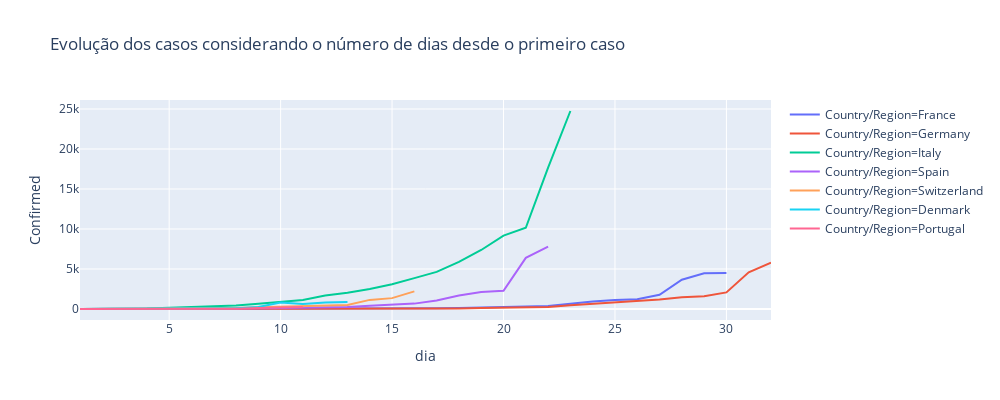

Notebook code cell kept with this figure:
### Code cell
fig = px.line(temp, x="dia", y="Confirmed", color = 'Country/Region',height=400,width=1000,
             title='Evolução dos casos considerando o número de dias desde o primeiro caso')
fig.show()

### Figure 1 — Plotly figure (JSON) as saved in the notebook; plotly's stock layout.template omitted (floating-point values rounded to 4 significant figures)
{"data": [{"hoverlabel": {"namelength": 0}, "hovertemplate": "Country/Region=France<br>dia=%{x}<br>Confirmed=%{y}", "legendgroup": "Country/Region=France", "line": {"color": "#636efa", "dash": "solid"}, "mode": "lines", "name": "Country/Region=France", "showlegend": true, "type": "scatter", "x": [1, 2, 3, 4, 5, 6, 7, 8, 9, 10, 11, 12, 13, 14, 15, 16, 17, 18, 19, 20, 21, 22, 23, 24, 25, 26, 27, 28, 29, 30], "xaxis": "x", "y": [2, 3, 3, 3, 4, 5, 5, 5, 6, 11, 11, 12, 14, 18, 38, 57, 100, 130, 191, 204, 285, 377, 653, 949, 1126, 1209, 1784, 3661, 4469, 4499], "yaxis": "y"}, {"hoverlabel": {"namelength": 0}, "hovertemplate": "Country/Region=Germany<br>dia=%{x}<br>Confirmed=%{y}", "legendgroup": "Country/Region=Germany", "line": {"color": "#EF553B", "dash": "solid"}, "mode": "lines", "name": "Country/Region=Germany", "showlegend": true, "type": "scatter", "x": [1, 2, 3, 4, 5, 6, 7, 8, 9, 10, 11, 12, 13, 14, 15, 16, 17, 18, 19, 20, 21, 22, 23, 24, 25, 26, 27, 28, 29, 30, 31, 32], "xaxis": "x", "y": [4, 4, 4, 5, 8, 10, 12, 13, 14, 16, 16, 16, 16, 17, 27, 46, 48, 79, 130, 159, 196, 262, 482, 670, 799, 1040, 1176, 1457, 1600, 2078, 4585, 5795], "yaxis": "y"}, {"hoverlabel": {"namelength": 0}, "hovertemplate": "Country/Region=Italy<br>dia=%{x}<br>Confirmed=%{y}", "legendgroup": "Country/Region=Italy", "line": {"color": "#00cc96", "dash": "solid"}, "mode": "lines", "name": "Country/Region=Italy", "showlegend": true, "type": "scatter", "x": [1, 2, 3, 4, 5, 6, 7, 8, 9, 10, 11, 12, 13, 14, 15, 16, 17, 18, 19, 20, 21, 22, 23], "xaxis": "x", "y": [2, 3, 20, 62, 155, 229, 322, 453, 655, 888, 1128, 1694, 2036, 2502, 3089, 3858, 4636, 5883, 7375, 9172, 10149, 17660, 24747], "yaxis": "y"}, {"hoverlabel": {"namelength": 0}, "hovertemplate": "Country/Region=Spain<br>dia=%{x}<br>Confirmed=%{y}", "legendgroup": "Country/Region=Spain", "line": {"color": "#ab63fa", "dash": "solid"}, "mode": "lines", "name": "Country/Region=Spain", "showlegend": true, "type": "scatter", "x": [1, 2, 3, 4, 5, 6, 7, 8, 9, 10, 11, 12, 13, 14, 15, 16, 17, 18, 19, 20, 21, 22], "xaxis": "x", "y": [1, 2, 2, 6, 13, 15, 32, 45, 84, 120, 165, 222, 259, 400, 500, 673, 1073, 1695, 2128, 2277, 6391, 7798], "yaxis": "y"}, {"hoverlabel": {"namelength": 0}, "hovertemplate": "Country/Region=Switzerland<br>dia=%{x}<br>Confirmed=%{y}", "legendgroup": "Country/Region=Switzerland", "line": {"color": "#FFA15A", "dash": "solid"}, "mode": "lines", "name": "Country/Region=Switzerland", "showlegend": true, "type": "scatter", "x": [1, 2, 3, 4, 5, 6, 7, 8, 9, 10, 11, 12, 13, 14, 15, 16], "xaxis": "x", "y": [1, 8, 18, 27, 42, 56, 90, 114, 214, 268, 337, 374, 491, 1139, 1359, 2200], "yaxis": "y"}, {"hoverlabel": {"namelength": 0}, "hovertemplate": "Country/Region=Denmark<br>dia=%{x}<br>Confirmed=%{y}", "legendgroup": "Country/Region=Denmark", "line": {"color": "#19d3f3", "dash": "solid"}, "mode": "lines", "name": "Country/Region=Denmark", "showlegend": true, "type": "scatter", "x": [1, 2, 3, 4, 5, 6, 7, 8, 9, 10, 11, 12, 13], "xaxis": "x", "y": [1, 3, 4, 6, 10, 23, 35, 90, 262, 801, 615, 827, 864], "yaxis": "y"}, {"hoverlabel": {"namelength": 0}, "hovertemplate": "Country/Region=Portugal<br>dia=%{x}<br>Confirmed=%{y}", "legendgroup": "Country/Region=Portugal", "line": {"color": "#FF6692", "dash": "solid"}, "mode": "lines", "name": "Country/Region=Portugal", "showlegend": true, "type": "scatter", "x": [1, 2, 3, 4, 5, 6, 7, 8, 9, 10, 11], "xaxis": "x", "y": [2, 2, 5, 8, 13, 20, 30, 41, 112, 169, 245], "yaxis": "y"}], "layout": {"height": 400, "legend": {"tracegroupgap": 0}, "title": {"text": "Evolução dos casos considerando o número de dias desde o primeiro caso"}, "width": 1000, "xaxis": {"anchor": "y", "autorange": true, "domain": [0, 1], "range": [1, 32], "title": {"text": "dia"}, "type": "linear"}, "yaxis": {"anchor": "x", "autorange": true, "domain": [0, 1], "range": [-1374.0, 26120.0], "title": {"text": "Confirmed"}, "type": "linear"}}}
